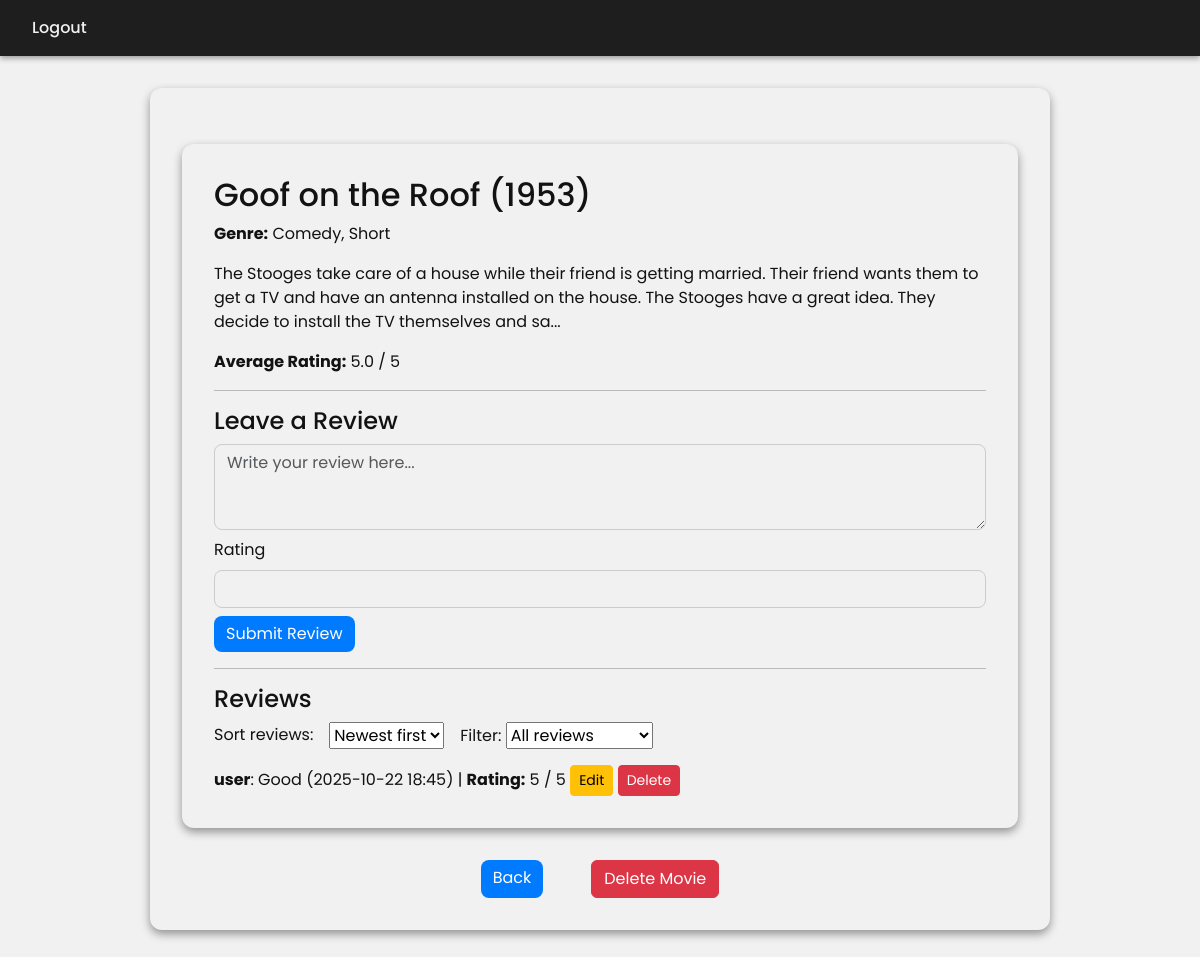
The page /movie/4 (signed in) on the database its author committed.
### app/models.py (models this page shows, shortened)
class Movie(db.Model):
    id = db.Column(db.Integer, primary_key=True)
    title = db.Column(db.String(150), nullable=False)
    genre = db.Column(db.String(50), nullable=False)
    year = db.Column(db.Integer, nullable=False)
    description = db.Column(db.Text, nullable=True)
    poster = db.Column(db.String(300), nullable=True)
    average_rating = db.Column(db.Float, default=0.0)
    @property
    def computed_rating(self):
        if not self.reviews:
            return 0
        return sum(r.rating for r in self.reviews) / len(self.reviews)

class Review(db.Model):
    id = db.Column(db.Integer, primary_key=True)
    content = db.Column(db.Text, nullable=False)
    timestamp = db.Column(db.DateTime, default=db.func.current_timestamp())
    rating = db.Column(db.Integer, nullable=False, default=0)
    user_id = db.Column(db.Integer, db.ForeignKey('user.id'), nullable=False)
    movie_id = db.Column(db.Integer, db.ForeignKey('movie.id'), nullable=False)
    user = db.relationship('User', backref=db.backref('reviews', lazy=True))
    movie = db.relationship('Movie', backref=db.backref('reviews', lazy=True))

class User(db.Model, UserMixin):
    id = db.Column(db.Integer, primary_key=True)
    username = db.Column(db.String(150), unique=True, nullable=False)
    email = db.Column(db.String(150), unique=True, nullable=False)
    password = db.Column(db.String(255), nullable=False)
    role = db.Column(db.String(20), nullable=False, default='user')
    is_banned = db.Column(db.Boolean, default=False)
    session_version = db.Column(db.String(32), nullable=False, default=lambda: secrets.token_hex(16))

### app/routes/main.py (the view, shortened to what this page needs)
@main.route('/movie/<int:movie_id>', methods=['GET', 'POST'])
@login_required
def movie_details(movie_id):
    movie = Movie.query.get_or_404(movie_id)
    form = ReviewForm()
    sort = request.args.get('sort', 'newest')
    rating_filter = request.args.get('rating_filter', 'all')
    query = Review.query.filter_by(movie_id=movie_id)
    if rating_filter != 'all':
        query = query.filter(Review.rating >= int(rating_filter))
    if sort == 'newest':
        query = query.order_by(Review.timestamp.desc())
    elif sort == 'oldest':
        query = query.order_by(Review.timestamp.asc())
    reviews = query.all()
    return render_template(
        'movie_details.html',
        movie=movie,
        reviews=reviews,
        sort=sort,
        rating_filter=rating_filter,
        form=form,
        avarage_rating=movie.computed_rating
    )

### app/forms.py
class ReviewForm(FlaskForm):
    content = TextAreaField('Review', validators=[DataRequired(), Length(max=1000)])
    rating = IntegerField('Rating', validators=[DataRequired(), NumberRange(min=1, max=5)])
    submit = SubmitField('Submit Review')

### app/__init__.py (called while the page is built)
def create_app(config_class=Config):
    app = Flask(__name__)
    app.config.from_object(config_class)
    db.init_app(app)
    login_manager.init_app(app)
    csrf.init_app(app)
    @login_manager.user_loader
    def load_user(user_id):
        return User.query.get(int(user_id))
    login_manager.login_view = 'main.login'  # change if your login route is different
    login_manager.login_message_category = 'info'
    from .routes.main import main
    from .routes.admin import admin
    from .routes.api import api
    app.register_blueprint(main)
    app.register_blueprint(admin, url_prefix='/admin')
    app.register_blueprint(api, url_prefix='/api')
    return app

### app/templates/movie_details.html (shortened to what this page needs)
<!DOCTYPE html>
<html lang="en">
<head>
</head>
<body>
    {% extends "base.html" %}
{% block content %}
<div class="container mt-4">
    <h2>{{ movie.title }} ({{ movie.year }})</h2>
    <p><strong>Genre:</strong> {{ movie.genre }}</p>
    <p>{{ movie.description }}</p>
    <p><strong>Average Rating:</strong> {{ '%.1f' % avarage_rating }} / 5</p>
    <hr>
    <h4>Leave a Review</h4>
    <form method="POST">
        <div class="mb-2">
            {{ form.content(class="form-control", rows="3", placeholder="Write your review here...") }}
        </div>
        <div class="mb-2">
            {{ form.rating.label(class="form-label") }}
            {{ form.rating(class="form-control", min=1, max=5) }}
        </div>
        {{ form.submit(class="btn btn-primary") }}
    </form>
    <hr>
    <h4>Reviews</h4>
    <form method="GET" action="{{ url_for('main.movie_details', movie_id=movie.id) }}" class="d-flex gap-3 align-items-center mb-3">
    <label>Sort reviews:</label>
    <select name="sort" onchange="this.form.submit()">
        <div>
        <option value="newest" {% if sort=='newest' %}selected{% endif %}>Newest first</option>
        </div>
    </select>
     <div>
        <label for="rating_filter">Filter:</label>
        <select name="rating_filter" id="rating_filter" onchange="this.form.submit()">
            <option value="all" {% if rating_filter == 'all' %}selected{% endif %}>All reviews</option>
        </select>
    </div>
</form>
{% for review in reviews %}
<div class="review">
    <strong>{{ review.user.username }}</strong>: {{ review.content }} ({{ review.timestamp.strftime('%Y-%m-%d %H:%M') }})
    <span> | <strong>Rating:</strong> {{ review.rating }} / 5</span>
    {% if current_user.id == review.user_id or current_user.role in ['moderator', 'admin'] %}
    <a href="{{ url_for('main.edit_review', review_id=review.id) }}" class="btn btn-warning btn-sm">Edit</a>
    <form method="POST" action="{{ url_for('main.delete_review', review_id=review.id) }}"
          style="display:inline;"
          onsubmit="return confirm('Are you sure you want to delete this review?');">
        <input type="submit" value="Delete" class="btn btn-danger btn-sm">
    </form>
{% endif %}
</div>
{% endfor %}
</div>
<div class="d-flex justify-content-center gap-5 mt-3">
    <a href="{{ url_for('main.movies') }}" class="btn btn-primary">Back</a>
    {% if current_user.role in ['admin', 'moderator'] %}
    <form method="POST" action="{{ url_for('admin.delete_movie', movie_id=movie.id) }}"
          onsubmit="return confirm('Are you sure you want to delete this movie?');">
        <button type="submit" class="btn btn-danger">Delete Movie</button>
    </form>
    {% endif %}
</div>
{% endblock %}

### app/templates/base.html (style rules this page uses)
body { font-family: 'Poppins', sans-serif; background-color: #f1f1f1 ; color:#121212; margin: 0; min-height: 100vh; }
.container { max-width: 900px; margin: 2rem auto; background: #f1f1f1 ; border-radius: 12px; padding: 2rem; box-shadow: 0 4px 10px rgba(0,0,0,0.4); }
.btn-primary { background-color: #007bff; border: none; border-radius: 8px; transition: background 0.3s; }
.form-control, .form-select { background-color: #f1f1f1 ; border: 1px solid #ccc; color: black; border-radius: 8px; }

### rows shown on the page
Movie: title "Goof on the Roof", year "1953", genre "Comedy, Short", description "The Stooges take care of a house while their friend is getting married. Their friend wants them to get a TV and have an antenna installed on the house. The Stooges have a great idea. They decide to install the TV themselves and sa..."
Review: user.username "user", content "Good", timestamp "2025-10-22 18:45", rating "5"

### other values the page prints
{{ '%.1f' % avarage_rating }} "5.0"
